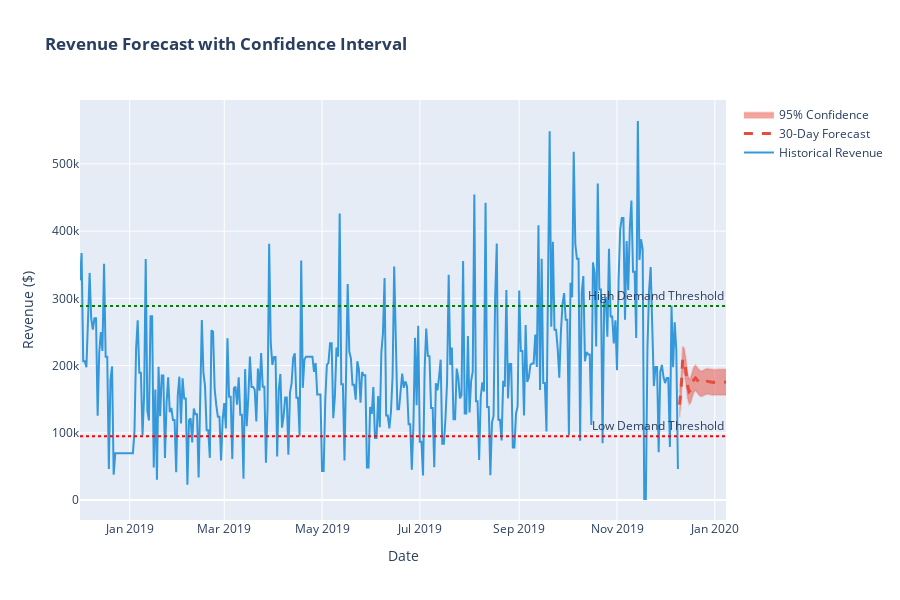

The code cell stored with this chart in its notebook:
### Code cell
# ===== INTERACTIVE DASHBOARD - FORECAST WITH CONFIDENCE INTERVAL =====
# Visualisasi forecast 30 hari dengan confidence band (95%)

# Hitung confidence interval (±1.96 × standard error)
std_error = ts_data['TotalRevenue'].std() * 0.1
upper_bound = future_forecast_arima + 1.96 * std_error
lower_bound = future_forecast_arima - 1.96 * std_error

fig3 = go.Figure()

# Plot 1: Historical revenue
fig3.add_trace(go.Scatter(
    x=full_data.index,
    y=full_data,
    name='Historical Revenue',
    line=dict(color='#3498db', width=2),
    hovertemplate='Date: %{x}<br>Revenue: $%{y:,.0f}<extra></extra>'
))

# Plot 2: 30-day forecast
fig3.add_trace(go.Scatter(
    x=future_forecast_arima.index,
    y=future_forecast_arima,
    name='30-Day Forecast',
    line=dict(color='#e74c3c', width=3, dash='dash'),
    hovertemplate='Date: %{x}<br>Forecast: $%{y:,.0f}<extra></extra>'
))

# Plot 3: Upper confidence bound (fill none dulu)
fig3.add_trace(go.Scatter(
    x=future_forecast_arima.index,
    y=upper_bound,
    fill=None,
    mode='lines',
    line=dict(color='rgba(231, 76, 60, 0.2)'),
    showlegend=False,
    hoverinfo='skip'
))

# Plot 4: Lower confidence bound dengan fill to upper
fig3.add_trace(go.Scatter(
    x=future_forecast_arima.index,
    y=lower_bound,
    fill='tonexty',  # Fill antara lower dan upper
    mode='lines',
    line=dict(color='rgba(231, 76, 60, 0.2)'),
    name='95% Confidence',
    hoverinfo='skip'
))

# Tambahkan horizontal lines untuk high/low demand thresholds
fig3.add_hline(y=high_threshold, line_dash="dot", line_color="green", 
               annotation_text="High Demand Threshold")
fig3.add_hline(y=low_threshold, line_dash="dot", line_color="red",
               annotation_text="Low Demand Threshold")

# Update layout
fig3.update_layout(
    title='<b>Revenue Forecast with Confidence Interval</b>',
    xaxis_title='Date',
    yaxis_title='Revenue ($)',
    hovermode='x unified',
    height=600
)

fig3.show()
